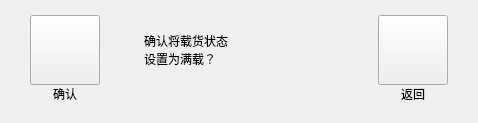
       <widget class="QWidget" name="controlFullLoadCheckPage">
        <layout class="QHBoxLayout" name="horizontalLayout_23">
         <property name="spacing">
          <number>44</number>
         </property>
         <property name="leftMargin">
          <number>30</number>
         </property>
         <property name="topMargin">
          <number>15</number>
         </property>
         <property name="rightMargin">
          <number>30</number>
         </property>
         <property name="bottomMargin">
          <number>20</number>
         </property>
         <item>
          <layout class="QVBoxLayout" name="verticalLayout_54">
           <property name="spacing">
            <number>0</number>
           </property>
           <item>
            <widget class="QPushButton" name="fullOkBtn">
             <property name="minimumSize">
              <size>
               <width>70</width>
               <height>70</height>
              </size>
             </property>
             <property name="maximumSize">
              <size>
               <width>70</width>
               <height>70</height>
              </size>
             </property>
             <property name="text">
              <string/>
             </property>
             <property name="autoRepeatDelay">
              <number>500</number>
             </property>
             <property name="autoRepeatInterval">
              <number>200</number>
             </property>
            </widget>
           </item>
           <item>
            <widget class="QLabel" name="fullOkBtnLabel">
             <property name="text">
              <string>确认</string>
             </property>
             <property name="alignment">
              <set>Qt::AlignCenter</set>
             </property>
            </widget>
           </item>
          </layout>
         </item>
         <item>
          <layout class="QVBoxLayout" name="verticalLayout_53">
           <property name="spacing">
            <number>0</number>
           </property>
           <item>
            <widget class="QLabel" name="fullCheckAlarmLabel">
             <property name="minimumSize">
              <size>
               <width>190</width>
               <height>70</height>
              </size>
             </property>
             <property name="maximumSize">
              <size>
               <width>190</width>
               <height>70</height>
              </size>
             </property>
             <property name="text">
              <string>确认将载货状态
设置为满载？</string>
             </property>
            </widget>
           </item>
           <item>
            <spacer name="verticalSpacer_11">
             <property name="orientation">
              <enum>Qt::Vertical</enum>
             </property>
             <property name="sizeHint" stdset="0">
              <size>
               <width>20</width>
               <height>17</height>
              </size>
             </property>
            </spacer>
           </item>
          </layout>
         </item>
         <item>
          <layout class="QVBoxLayout" name="verticalLayout_55">
           <property name="spacing">
            <number>0</number>
           </property>
           <item>
            <widget class="QPushButton" name="fullBackBtn">
             <property name="minimumSize">
              <size>
               <width>70</width>
               <height>70</height>
              </size>
             </property>
             <property name="maximumSize">
              <size>
               <width>70</width>
               <height>70</height>
              </size>
             </property>
             <property name="text">
              <string/>
             </property>
             <property name="autoRepeatDelay">
              <number>500</number>
             </property>
             <property name="autoRepeatInterval">
              <number>200</number>
             </property>
            </widget>
           </item>
           <item>
            <widget class="QLabel" name="fullBackBtnLabel">
             <property name="text">
              <string>返回</string>
             </property>
             <property name="alignment">
              <set>Qt::AlignCenter</set>
             </property>
            </widget>
           </item>
          </layout>
         </item>
        </layout>
       </widget>
